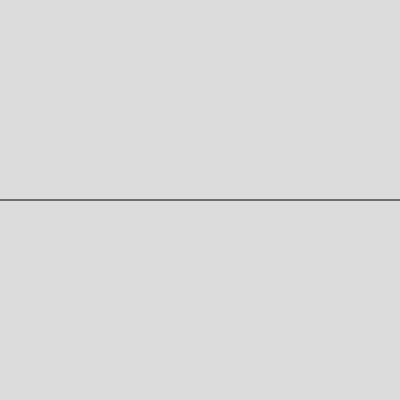
Frame 1 (no input)
Frame 60 (no input): identical to frame 1, image omitted
Frame 120 (the mouse pressed at the canvas centre since frame 60): identical to frame 1, image omitted

The p5.js sketch that drew this single still picture (run headless with seeded random() and noise() and a simulated clock; from frame 60 on, the mouse is pressed at the canvas centre):

// p5.js sketch
// ── sketch.js
function setup() {
  createCanvas(400, 400);
  background(220);

  line(0, height / 2, width, height / 2);
}

function draw() {}
